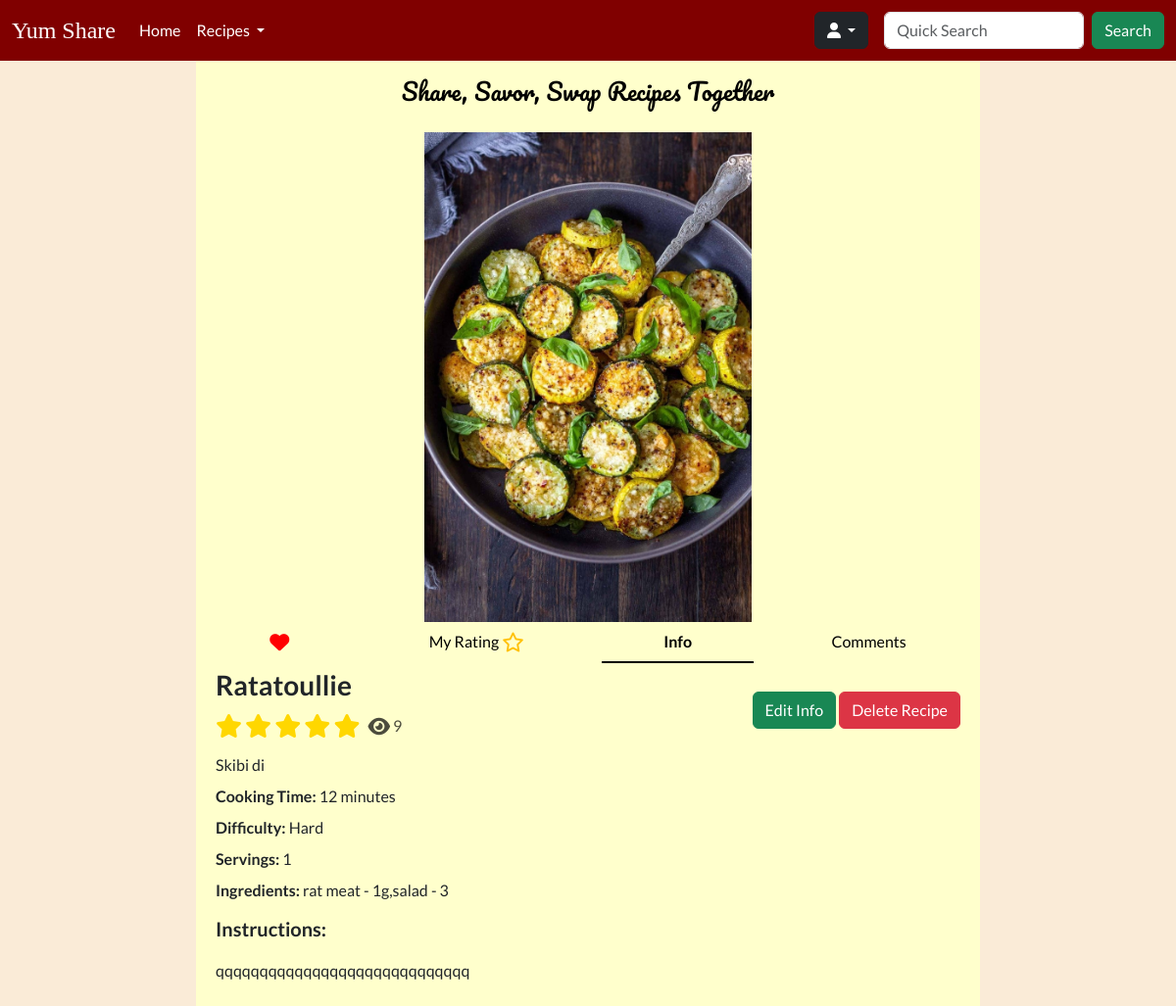
/recipe?id=9 (signed in), run on an earlier commit of the app's database.
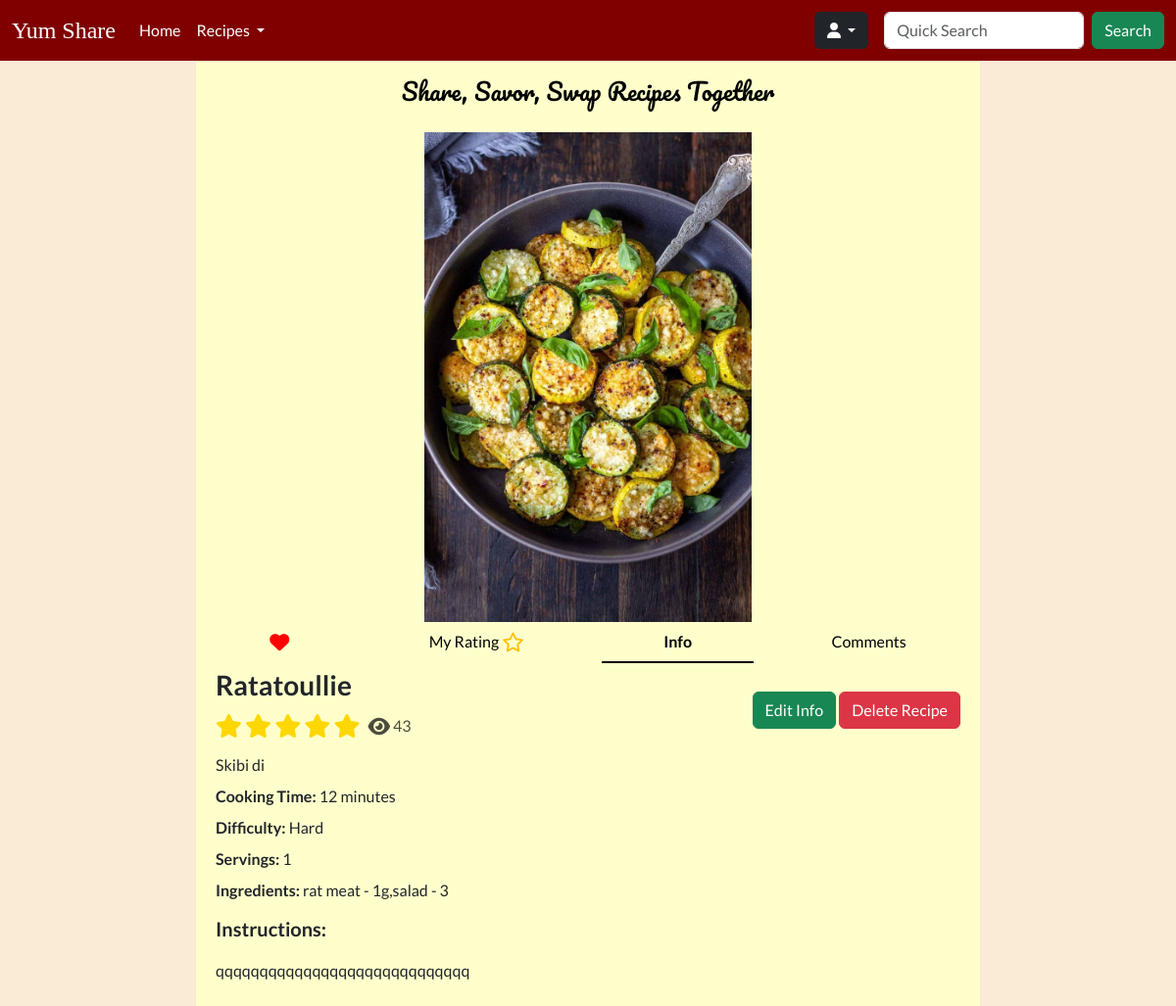
And on a later commit of the database.
### tables this page shows
CREATE TABLE `recipes` (
  `id` int NOT NULL AUTO_INCREMENT,
  `name` varchar(255) NOT NULL,
  `time` int NOT NULL,
  `difficulty` int DEFAULT NULL,
  `description` varchar(255) DEFAULT NULL,
  `instructions` text NOT NULL,
  `servings` int DEFAULT NULL,
  `image` varchar(255) DEFAULT NULL,
  `views` int DEFAULT '0',
  `user_id` int NOT NULL,
  `created` datetime NOT NULL,
  `ingredients` text NOT NULL,
  `updated` datetime DEFAULT NULL,
  `ratings` int DEFAULT NULL,
  PRIMARY KEY (`id`),
  KEY `user_id` (`user_id`),
  CONSTRAINT `recipes_ibfk_1` FOREIGN KEY (`user_id`) REFERENCES `users` (`id`) ON DELETE CASCADE
);

### Core/functions.php (called while the page is built, shortened)
<?php
function base_path($path)
{
    return BASE_PATH . $path;
}
function view($path, $attributes = [])
{
    extract($attributes);
    require base_path('views/' . $path);
}
function intToDifficulty($value) {
    switch($value) {
        case 3:
            return 'Hard';
            break;
    }
}

### Http/controllers/recipes/show.php (called while the page is built, shortened)
<?php
$recipeRepo = new RecipeRepository();
$favRepo = new FavouriteRepository();
$recipeRepo->updateView($_GET['id']);
$recipe = $recipeRepo->findById($_GET['id']);
$isFavourite = false;
if (isset($_SESSION['user'])) {
    $isFavourite = (bool) $favRepo->findByUserIdAndRecipeId($_SESSION['user']['id'], $_GET['id']);
}
view('/recipes/show.view.php',[
    'recipe' => $recipe,
    'isFavourite' => $isFavourite
]);

### public/index.php (called while the page is built, shortened)
<?php
require BASE_PATH . 'Core/functions.php';
require BASE_PATH . 'bootstrap.php';
$router = new Core\Router();
$url = parse_url($_SERVER['REQUEST_URI'])['path'];
$method = $_POST['_method'] ?? $_SERVER['REQUEST_METHOD'];
$router->route($url, $method);

### Core/App.php (called while the page is built, shortened)
<?php
class App
{
    protected static Container $container;
    public static function setContainer($container) {
        static::$container = $container;
    }
    public static function getContainer() {
        return static::$container;
    }
}

### config.php (called while the page is built)
<?php
return [
  'database' => [
      'host' => 'localhost',
      'port' => 3306,
      'dbname' => 'recipeapp'
  ]
];

### bootstrap.php (called while the page is built, shortened)
<?php
$container = new Container();
$container->bind('Core\Database', function () {
    $config = require base_path('config.php');
    return new Database($config['database']);
});

### Core/Database.php (called while the page is built, shortened)
<?php
class Database
{
    protected $connection;
    public function __construct($config, $username = 'root', $password = 'root')
    {
        $dsn = 'mysql:' . http_build_query($config, '', ';');
        $this->connection = new PDO($dsn, $username, $password, [
            PDO::ATTR_DEFAULT_FETCH_MODE => PDO::FETCH_ASSOC
        ]);
    }
    public function query($query, $params = []) {
        $this->statement = $this->connection->prepare($query);
        $this->statement->execute($params);
        return $this->statement;
    }
}

### Core/Container.php (called while the page is built, shortened)
<?php
class Container
{
    protected $bindings = [];
    public function bind($key, $value) {
        $this->bindings[$key] = $value;
    }
    public function resolve($key) {
        return call_user_func($this->bindings[$key]);
    }
}

### repositories/RecipeRepository.php (called while the page is built, shortened)
<?php
class RecipeRepository
{
    protected $db;
    public function __construct()
    {
        $this->db = App::getContainer()->resolve('Core\Database');
    }
    public function findById($recipeId) {
        $statement = "SELECT * FROM recipes WHERE id = :id";
        return $this->db->query($statement, [
           'id' => $recipeId
        ])->fetch();
    }
    public function updateRecipe($attributes) {
        $statement = 'UPDATE recipes SET  ';
        foreach ($attributes as $key => $value) {
            $statement = $statement . $key . '=:' . $key . ',';
        }
        $statement = substr($statement, 0, -1);
        $statement = $statement . ' WHERE id=:id';
        $this->db->query($statement, $attributes);
    }
}

### repositories/FavouriteRepository.php (called while the page is built, shortened)
<?php
class FavouriteRepository
{
    protected $db;
    public function __construct()
    {
        $this->db = App::getContainer()->resolve('Core\Database');
    }
    public function findByUserIdAndRecipeId($userId, $recipeId) {
        $statement = "SELECT * FROM favourites WHERE user_id=:userId AND recipe_id=:recipeId";
        return $this->db->query($statement, [
            'userId' => $userId,
            'recipeId' => $recipeId
        ])->fetch();
    }
}

### views/recipes/show.view.php (the view, shortened to what the changed rows need)
<!doctype html>
<html lang="en">
<head>
    <?php require BASE_PATH . 'public/resources/links/links.php' ?>
</head>
<body>
    <header>
        <?php require base_path('views/partials/nav.view.php') ?>
    </header>
    <main>
        <div class="d-flex justify-content-center container-fluid">
            <div class="content container-fluid" style="max-width: 800px; background-color: #ffffcc ;">
                <p class="slogan text-black mb-4 fs-4">Share, Savor, Swap Recipes Together</p>
                <div class="recipe-image d-flex flex-column align-items-center position-relative">
                    <img id="recipe-image" class="" src="<?= $_FILES['image'] ?? $recipe['image'] ?>" alt="recipe" style="max-width: 100%; max-height: 500px;">
                    <ul class="text-dark nav nav-underline nav-fill" style="width: 100%;">
                        <?php if (isset($_SESSION['user'])) : ?>
                            <li class="favourite-tab nav-item">
                                <button id="unfav-btn" class="<?= $isFavourite === true ? 'show' : 'hide' ?> nav-link" onclick="unfavourite(<?= $recipe['id'] ?>)" title="Remove from favourites">
                                    <i class="full-heart-icon fa-solid fa-heart fa-lg"></i>
                                </button>
                            </li>
                            <li class="rating-tab nav-item">
                                <button class="nav-link text-black">
                                    <span class="fs-6">My Rating</span>
                                    <i class="text-warning fa-regular fa-star fa-lg"></i>
                                </button>
                            </li>
                        <?php endif; ?>
                        <li class="info-tab nav-item">
                            <button class="nav-link active">Info</button>
                        </li>
                        <li class="comments-tab nav-item">
                            <button class="nav-link"><span class="text-black">Comments</span></button>
                        </li>
                    </ul>
                </div>
                <div class="info text-start lh-1 p-2" id="info-section">
                    <div class="d-flex flex-row justify-content-between align-items-center mb-2">
                        <div class="d-flex flex-column gap-1 mb-3">
                            <p class="fw-semibold fs-3"><?= htmlspecialchars($recipe['name']) ?></p>
                            <div class="d-flex flex-row">
                                <div class="me-2" style="color: #FFD700;">
                                    <i class="fa-solid fa-star fa-xl"></i>
                                    <i class="fa-solid fa-star fa-xl"></i>
                                    <i class="fa-solid fa-star fa-xl"></i>
                                    <i class="fa-solid fa-star fa-xl"></i>
                                    <i class="fa-solid fa-star fa-xl"></i>
                                </div>
                                <div style="color: rgba(0, 0, 0, 0.7);">
                                    <i class="fa-solid fa-eye fa-lg"></i>
                                    <span><?= $recipe['views'] ?></span>
                                </div>
                            </div>
                        </div>
                        <?php if (isset($_SESSION['user'])) : ?>
                            <?php if ($_SESSION['user']['id'] === $recipe['user_id']) : ?>
                                <div>
                                    <a class="btn btn-success" href="/recipe/edit?id=<?= $recipe['id'] ?>">Edit Info</a>
                                    <button class="btn btn-danger" onclick="confirmDelete(<?= $recipe['id'] ?>)">Delete Recipe</button>
                                </div>
                            <?php endif; ?>
                        <?php endif; ?>
                    </div>
                    <p><?= htmlspecialchars($recipe['description']) ?></p>
                    <p><span class="fw-semibold">Cooking Time:</span> <?= htmlspecialchars($recipe['time']) ?> minutes</p>
                    <p><span class="fw-semibold">Difficulty:</span> <?= intToDifficulty($recipe['difficulty']) ?></p>
                    <p><span class="fw-semibold">Servings:</span> <?= $recipe['servings'] ?></p>
                    <p><span class="fw-semibold">Ingredients:</span> <?= htmlspecialchars($recipe['ingredients']) ?></p>
                    <div class="lh-base">
                        <p class="fs-5 fw-semibold">Instructions:</p>
                        <p><?= htmlspecialchars($recipe['instructions']) ?></p>
                    </div>
                </div>
            </div>
        </div>
    </main>
</body>

### Core/Router.php (shortened to what the changed rows need)
<?php
class Router
{
    protected $routes = [];
    public function add($url, $controller, $method) {
        $this->routes[] = [
            'url' => $url,
            'controller' => $controller,
            'method' => $method,
            'middleware' => null
        ];
        return $this;
    }
    public function only($key) {
        $this->routes[array_key_last($this->routes)]['middleware'] = $key;
        return $this;
    }
    public function route($url, $method) {
        foreach ($this->routes as $route) {
            if ($route['url'] === $url && $route['method'] === strtoupper($method)) {
                return require base_path('Http/controllers/' . $route['controller']);
            }
        }
    }
}

### views/partials/nav.view.php (shortened to what the changed rows need)
<nav class="navbar navbar-expand-lg text-white fixed-top">
    <?php if (isset($_SESSION['user'])) : ?>
        <div class="container-fluid">
            <?php $brandLink = isset($_SESSION['user']) ? '/home' : '/' ?>
            <a class="heading navbar-brand text-white fs-4" href="<?= $brandLink ?>">Yum Share</a>
            <div class="collapse navbar-collapse" id="navbarSupportedContent">
                <ul class="navbar-nav me-auto mb-2 mb-lg-0">
                    <li class="nav-item">
                        <a class="nav-link active text-white" aria-current="page" href="/home"><span class="gray-hover">Home</span></a>
                    </li>
                    <li class="nav-item dropdown">
                        <a class="nav-link dropdown-toggle text-white" href="#" role="button" data-bs-toggle="dropdown" aria-expanded="false">
                            <span class="gray-hover">Recipes</span>
                        </a>
                    </li>
                </ul>
                <div class="nav-item btn-group dropdown me-3 mb-3 mb-lg-0">
                    <button type="button" class="btn btn-dark dropdown-toggle" data-bs-toggle="dropdown" aria-expanded="false">
                        <i class="fa-solid fa-user"></i>
                    </button>
                </div>
                <form class="d-flex" role="search">
                    <input class="form-control me-2" type="search" placeholder="Quick Search" aria-label="Search">
                    <button class="btn btn-success" type="submit">Search</button>
                </form>
            </div>
        </div>
    <?php endif; ?>
</nav>

What changed in the data, as far as the page shows it:
changed recipes "Ratatoullie": views "9" → "43"
